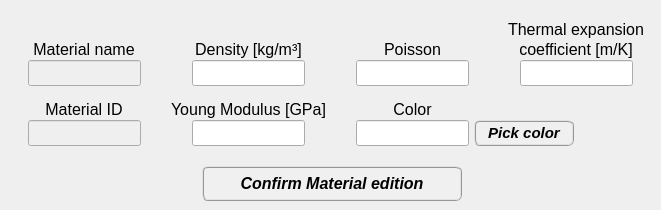
    <widget class="QWidget" name="tab_edit_material">
     <property name="toolTip">
      <string>&lt;html&gt;&lt;head/&gt;&lt;body&gt;&lt;p&gt;&lt;span style=&quot; font-size:12pt; font-style:normal;&quot;&gt;Edit a selected material from list&lt;/span&gt;&lt;/p&gt;&lt;/body&gt;&lt;/html&gt;</string>
     </property>
     <attribute name="title">
      <string>Edit</string>
     </attribute>
     <widget class="QLineEdit" name="lineEdit_density_edit">
      <property name="geometry">
       <rect>
        <x>192</x>
        <y>60</y>
        <width>113</width>
        <height>26</height>
       </rect>
      </property>
      <property name="minimumSize">
       <size>
        <width>113</width>
        <height>26</height>
       </size>
      </property>
      <property name="maximumSize">
       <size>
        <width>113</width>
        <height>26</height>
       </size>
      </property>
      <property name="font">
       <font>
        <family>Arial</family>
        <pointsize>11</pointsize>
        <weight>75</weight>
        <italic>false</italic>
        <bold>true</bold>
       </font>
      </property>
      <property name="alignment">
       <set>Qt::AlignCenter</set>
      </property>
     </widget>
     <widget class="QLabel" name="thermal_expansion_label_2">
      <property name="geometry">
       <rect>
        <x>500</x>
        <y>20</y>
        <width>152</width>
        <height>20</height>
       </rect>
      </property>
      <property name="styleSheet">
       <string notr="true"/>
      </property>
      <property name="text">
       <string>&lt;html&gt;&lt;head/&gt;&lt;body&gt;&lt;p align=&quot;center&quot;&gt;&lt;span style=&quot; font-size:12pt; font-style:normal;&quot;&gt;Thermal expansion&lt;/span&gt;&lt;/p&gt;&lt;/body&gt;&lt;/html&gt;</string>
      </property>
     </widget>
     <widget class="QLineEdit" name="lineEdit_thermal_expansion_coefficient_edit">
      <property name="geometry">
       <rect>
        <x>520</x>
        <y>60</y>
        <width>113</width>
        <height>26</height>
       </rect>
      </property>
      <property name="minimumSize">
       <size>
        <width>113</width>
        <height>26</height>
       </size>
      </property>
      <property name="maximumSize">
       <size>
        <width>113</width>
        <height>26</height>
       </size>
      </property>
      <property name="font">
       <font>
        <family>Arial</family>
        <pointsize>11</pointsize>
        <weight>75</weight>
        <italic>false</italic>
        <bold>true</bold>
       </font>
      </property>
      <property name="alignment">
       <set>Qt::AlignCenter</set>
      </property>
     </widget>
     <widget class="QLabel" name="density_label_2">
      <property name="geometry">
       <rect>
        <x>174</x>
        <y>40</y>
        <width>149</width>
        <height>20</height>
       </rect>
      </property>
      <property name="styleSheet">
       <string notr="true"/>
      </property>
      <property name="text">
       <string>&lt;html&gt;&lt;head/&gt;&lt;body&gt;&lt;p align=&quot;center&quot;&gt;&lt;span style=&quot; font-size:12pt; font-style:normal;&quot;&gt;Density [kg/m³]&lt;/span&gt;&lt;/p&gt;&lt;/body&gt;&lt;/html&gt;</string>
      </property>
     </widget>
     <widget class="QLineEdit" name="lineEdit_youngModulus_edit">
      <property name="geometry">
       <rect>
        <x>192</x>
        <y>120</y>
        <width>113</width>
        <height>26</height>
       </rect>
      </property>
      <property name="minimumSize">
       <size>
        <width>113</width>
        <height>26</height>
       </size>
      </property>
      <property name="maximumSize">
       <size>
        <width>113</width>
        <height>26</height>
       </size>
      </property>
      <property name="font">
       <font>
        <family>Arial</family>
        <pointsize>11</pointsize>
        <weight>75</weight>
        <italic>false</italic>
        <bold>true</bold>
       </font>
      </property>
      <property name="alignment">
       <set>Qt::AlignCenter</set>
      </property>
     </widget>
     <widget class="QLabel" name="YoungMod_label_2">
      <property name="geometry">
       <rect>
        <x>162</x>
        <y>100</y>
        <width>173</width>
        <height>20</height>
       </rect>
      </property>
      <property name="font">
       <font>
        <italic>false</italic>
       </font>
      </property>
      <property name="styleSheet">
       <string notr="true"/>
      </property>
      <property name="text">
       <string>&lt;html&gt;&lt;head/&gt;&lt;body&gt;&lt;p align=&quot;center&quot;&gt;&lt;span style=&quot; font-size:12pt;&quot;&gt;Young Modulus [GPa]&lt;/span&gt;&lt;/p&gt;&lt;/body&gt;&lt;/html&gt;</string>
      </property>
     </widget>
     <widget class="QLineEdit" name="lineEdit_name_edit">
      <property name="enabled">
       <bool>false</bool>
      </property>
      <property name="geometry">
       <rect>
        <x>28</x>
        <y>60</y>
        <width>113</width>
        <height>26</height>
       </rect>
      </property>
      <property name="minimumSize">
       <size>
        <width>113</width>
        <height>26</height>
       </size>
      </property>
      <property name="maximumSize">
       <size>
        <width>113</width>
        <height>26</height>
       </size>
      </property>
      <property name="font">
       <font>
        <family>Arial</family>
        <pointsize>11</pointsize>
        <weight>75</weight>
        <italic>false</italic>
        <bold>true</bold>
       </font>
      </property>
      <property name="alignment">
       <set>Qt::AlignCenter</set>
      </property>
     </widget>
     <widget class="QLineEdit" name="lineEdit_poisson_edit">
      <property name="geometry">
       <rect>
        <x>356</x>
        <y>60</y>
        <width>113</width>
        <height>26</height>
       </rect>
      </property>
      <property name="minimumSize">
       <size>
        <width>113</width>
        <height>26</height>
       </size>
      </property>
      <property name="maximumSize">
       <size>
        <width>113</width>
        <height>26</height>
       </size>
      </property>
      <property name="font">
       <font>
        <family>Arial</family>
        <pointsize>11</pointsize>
        <weight>75</weight>
        <italic>false</italic>
        <bold>true</bold>
       </font>
      </property>
      <property name="alignment">
       <set>Qt::AlignCenter</set>
      </property>
     </widget>
     <widget class="QLabel" name="coefficient_mK_2">
      <property name="geometry">
       <rect>
        <x>500</x>
        <y>40</y>
        <width>152</width>
        <height>20</height>
       </rect>
      </property>
      <property name="styleSheet">
       <string notr="true"/>
      </property>
      <property name="text">
       <string>&lt;html&gt;&lt;head/&gt;&lt;body&gt;&lt;p align=&quot;center&quot;&gt;&lt;span style=&quot; font-size:12pt; font-style:normal;&quot;&gt;coefficient [m/K]&lt;/span&gt;&lt;/p&gt;&lt;/body&gt;&lt;/html&gt;</string>
      </property>
     </widget>
     <widget class="QLineEdit" name="lineEdit_color_edit">
      <property name="geometry">
       <rect>
        <x>356</x>
        <y>120</y>
        <width>113</width>
        <height>26</height>
       </rect>
      </property>
      <property name="minimumSize">
       <size>
        <width>113</width>
        <height>26</height>
       </size>
      </property>
      <property name="maximumSize">
       <size>
        <width>113</width>
        <height>26</height>
       </size>
      </property>
      <property name="font">
       <font>
        <family>Arial</family>
        <pointsize>11</pointsize>
        <weight>75</weight>
        <italic>false</italic>
        <bold>true</bold>
       </font>
      </property>
      <property name="alignment">
       <set>Qt::AlignCenter</set>
      </property>
     </widget>
     <widget class="QLineEdit" name="lineEdit_id_edit">
      <property name="enabled">
       <bool>false</bool>
      </property>
      <property name="geometry">
       <rect>
        <x>28</x>
        <y>120</y>
        <width>113</width>
        <height>26</height>
       </rect>
      </property>
      <property name="minimumSize">
       <size>
        <width>113</width>
        <height>26</height>
       </size>
      </property>
      <property name="maximumSize">
       <size>
        <width>113</width>
        <height>26</height>
       </size>
      </property>
      <property name="font">
       <font>
        <family>Arial</family>
        <pointsize>11</pointsize>
        <weight>75</weight>
        <italic>false</italic>
        <bold>true</bold>
       </font>
      </property>
      <property name="alignment">
       <set>Qt::AlignCenter</set>
      </property>
     </widget>
     <widget class="QLabel" name="poisson_label_4">
      <property name="geometry">
       <rect>
        <x>378</x>
        <y>40</y>
        <width>69</width>
        <height>20</height>
       </rect>
      </property>
      <property name="styleSheet">
       <string notr="true"/>
      </property>
      <property name="text">
       <string>&lt;html&gt;&lt;head/&gt;&lt;body&gt;&lt;p align=&quot;center&quot;&gt;&lt;span style=&quot; font-size:12pt; font-style:normal;&quot;&gt;Poisson&lt;/span&gt;&lt;/p&gt;&lt;/body&gt;&lt;/html&gt;</string>
      </property>
     </widget>
     <widget class="QLabel" name="color_label_3">
      <property name="geometry">
       <rect>
        <x>356</x>
        <y>100</y>
        <width>113</width>
        <height>20</height>
       </rect>
      </property>
      <property name="styleSheet">
       <string notr="true"/>
      </property>
      <property name="text">
       <string>&lt;html&gt;&lt;head/&gt;&lt;body&gt;&lt;p align=&quot;center&quot;&gt;&lt;span style=&quot; font-size:12pt;&quot;&gt;Color&lt;/span&gt;&lt;/p&gt;&lt;/body&gt;&lt;/html&gt;</string>
      </property>
     </widget>
     <widget class="QPushButton" name="pushButton_confirm_material_edition">
      <property name="enabled">
       <bool>true</bool>
      </property>
      <property name="geometry">
       <rect>
        <x>202</x>
        <y>166</y>
        <width>260</width>
        <height>35</height>
       </rect>
      </property>
      <property name="minimumSize">
       <size>
        <width>260</width>
        <height>35</height>
       </size>
      </property>
      <property name="maximumSize">
       <size>
        <width>260</width>
        <height>35</height>
       </size>
      </property>
      <property name="font">
       <font>
        <family>Arial</family>
        <pointsize>12</pointsize>
        <weight>75</weight>
        <italic>true</italic>
        <bold>true</bold>
       </font>
      </property>
      <property name="cursor">
       <cursorShape>ArrowCursor</cursorShape>
      </property>
      <property name="layoutDirection">
       <enum>Qt::LeftToRight</enum>
      </property>
      <property name="autoFillBackground">
       <bool>false</bool>
      </property>
      <property name="styleSheet">
       <string notr="true">QPushButton{border-radius: 6px; border-color: rgb(150, 150, 150); border-style: ridge; border-width: 2px; color: rgb(0, 0, 0); background-color: rgb(240, 240, 240); font: 75 italic bold 12pt &quot;Arial&quot;}
QPushButton:hover{border-radius: 6px; border-color: rgb(0, 170, 255); border-style: ridge; border-width: 2px; color: rgb(0, 0, 0); background-color: rgba(174, 213, 255, 100); font: 75 italic bold 12pt &quot;Arial&quot;}
QPushButton:pressed{border-radius: 6px; border-color: rgb(0, 170, 255); border-style: ridge; border-width: 3px; color: rgb(0, 0, 0); background-color: rgb(174, 213, 255); font: 75 italic bold 12pt &quot;Arial&quot;}</string>
      </property>
      <property name="text">
       <string>Confirm Material edition</string>
      </property>
      <property name="shortcut">
       <string>Shift+A</string>
      </property>
      <property name="checkable">
       <bool>false</bool>
      </property>
      <property name="autoDefault">
       <bool>true</bool>
      </property>
      <property name="default">
       <bool>false</bool>
      </property>
      <property name="flat">
       <bool>false</bool>
      </property>
     </widget>
     <widget class="QPushButton" name="pushButton_pickColor_edit">
      <property name="geometry">
       <rect>
        <x>474</x>
        <y>120</y>
        <width>100</width>
        <height>26</height>
       </rect>
      </property>
      <property name="minimumSize">
       <size>
        <width>100</width>
        <height>26</height>
       </size>
      </property>
      <property name="maximumSize">
       <size>
        <width>100</width>
        <height>26</height>
       </size>
      </property>
      <property name="font">
       <font>
        <family>Arial</family>
        <pointsize>11</pointsize>
        <weight>75</weight>
        <italic>true</italic>
        <bold>true</bold>
       </font>
      </property>
      <property name="styleSheet">
       <string notr="true">QPushButton{border-radius: 6px; border-color: rgb(150, 150, 150); border-style: ridge; border-width: 2px; color: rgb(0, 0, 0); background-color: rgb(240, 240, 240); font: 75 italic bold 11pt &quot;Arial&quot;}
QPushButton:hover{border-radius: 6px; border-color: rgb(0, 170, 255); border-style: ridge; border-width: 2px; color: rgb(0, 0, 0); background-color: rgba(174, 213, 255, 100); font: 75 italic bold 11pt &quot;Arial&quot;}
QPushButton:pressed{border-radius: 6px; border-color: rgb(0, 170, 255); border-style: ridge; border-width: 3px; color: rgb(0, 0, 0); background-color: rgb(174, 213, 255); font: 75 italic bold 11pt &quot;Arial&quot;}</string>
      </property>
      <property name="text">
       <string>Pick color</string>
      </property>
     </widget>
     <widget class="QLabel" name="Name_label_2">
      <property name="geometry">
       <rect>
        <x>24</x>
        <y>40</y>
        <width>120</width>
        <height>20</height>
       </rect>
      </property>
      <property name="styleSheet">
       <string notr="true"/>
      </property>
      <property name="text">
       <string>&lt;html&gt;&lt;head/&gt;&lt;body&gt;&lt;p align=&quot;center&quot;&gt;&lt;span style=&quot; font-size:12pt; font-style:normal;&quot;&gt;Material name&lt;/span&gt;&lt;/p&gt;&lt;/body&gt;&lt;/html&gt;</string>
      </property>
     </widget>
     <widget class="QLabel" name="ID_label_2">
      <property name="geometry">
       <rect>
        <x>24</x>
        <y>100</y>
        <width>120</width>
        <height>20</height>
       </rect>
      </property>
      <property name="styleSheet">
       <string notr="true"/>
      </property>
      <property name="text">
       <string>&lt;html&gt;&lt;head/&gt;&lt;body&gt;&lt;p align=&quot;center&quot;&gt;&lt;span style=&quot; font-size:12pt; font-style:normal;&quot;&gt;Material ID&lt;/span&gt;&lt;/p&gt;&lt;/body&gt;&lt;/html&gt;</string>
      </property>
     </widget>
    </widget>
